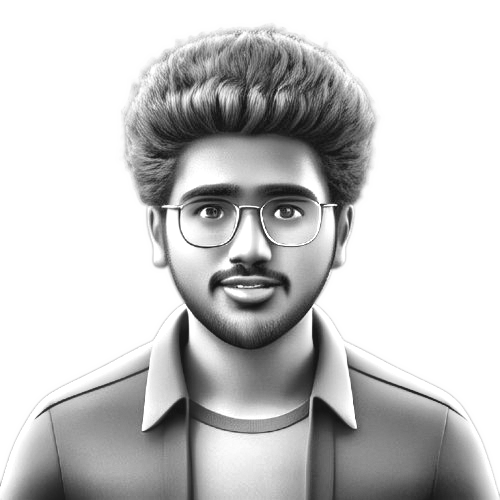
#> input picture source-prepped.png, 500 x 500 px, found by its file name; its folder holds only this picture in this run
$ python make_ascii_svg.py
#> lines starting #> are read from the running program, lines starting #| are printed output that depends on the picture
"""
Convert a portrait photo into a CLEAN, monochrome ASCII-art SVG (one light-gray
color, subject isolated on a dark background) that "types" itself in like a
terminal, then crossfades into the full-color icon and holds.

Monochrome is deliberate -- per-character rainbow color is what makes ASCII
portraits look noisy. One fill color + a good density ramp + high contrast (so a
busy background washes out to blank) reads as neat and legible.

GitHub renders SVGs embedded via <img> and runs their SMIL animations there (JS
does not run). Each row is revealed with a left-to-right clip wipe plus a small
block cursor riding the wipe edge, staggered top -> bottom, so the whole
portrait prints once before transitioning to the embedded icon. STATIC=1 emits
the completed icon without animation.

    python scripts/make_ascii_svg.py [source-prepped.png] [out.svg] [icon.png]
"""
from PIL import Image, ImageEnhance, ImageFilter
import base64
import html
import os
import sys

HERE = os.path.dirname(os.path.abspath(__file__))
# defaults to the prepped grayscale image (see prep_photo.py), which already has
# the background removed + local contrast applied.
SRC = sys.argv[1] if len(sys.argv) > 1 else os.path.join(HERE, "..", "assets", "source", "source-prepped.png")
OUT = sys.argv[2] if len(sys.argv) > 2 else os.path.join(HERE, "..", "assets", "dinesh-ascii.svg")
ICON = sys.argv[3] if len(sys.argv) > 3 else os.path.join(HERE, "..", "assets", "source", "dkIcon.png")

NAME = os.environ.get("PORTRAIT_NAME", "Dinesh Kumar")
USER = os.environ.get("GH_PROFILE_USER", "dinesh")

COLS = 100
ROWS = 53
CELL_W = 8
CELL_H = 15
RAMP = " .`:-=+*cs#%@"  # bright(sparse) -> dark(dense); leading space clears bg

# the prepped image already has bg removed + CLAHE local contrast, so only
# light global tuning is needed here.
CONTRAST = 1.05
BRIGHTNESS = 1.0
GAMMA = 1.18        # >1 brightens mids -> face lands in sparser chars
SHARPEN = False
WHITE_FLOOR = 0.80  # luminance above this is forced to blank (space)

PAD = 20
TITLEBAR_H = 30
STATUS_H = 30
ART_W = COLS * CELL_W
ART_H = ROWS * CELL_H
CANVAS_W = ART_W + PAD * 2
CANVAS_H = TITLEBAR_H + ART_H + STATUS_H + PAD

BG = "#0d1117"
BG2 = "#111722"
FRAME = "#30363d"
TITLE_TEXT = "#7d8590"
INK = "#c9d1d9"      # the single ascii color
CURSOR = "#c9d1d9"

# ---- reveal timing (one-shot; a cursor rasters top -> bottom) -------------
ROW_DUR = 0.11
STAGGER = 0.11       # == ROW_DUR -> a single cursor sweeping down
FADE_BEGIN = (ROWS - 1) * STAGGER + ROW_DUR + 0.6
FADE_DUR = 1.2

# ---- 1. sample the image into a COLS x ROWS grayscale grid ----------------
im = Image.open(SRC).convert("L")  # grayscale
#> im is the input picture: PIL image 500x500 L; min 18, max 255, mean 199.3
if SHARPEN:
    im = im.filter(ImageFilter.UnsharpMask(radius=2, percent=140, threshold=2))
im = ImageEnhance.Brightness(im).enhance(BRIGHTNESS)
im = ImageEnhance.Contrast(im).enhance(CONTRAST)
im = im.resize((COLS, ROWS), Image.LANCZOS)
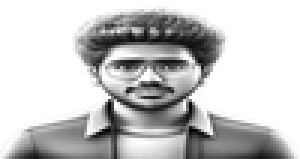
#> im: PIL image 100x53 L (shown 3 times larger); min 0, max 255, mean 197.6
px = im.load()

STATIC = bool(os.environ.get("STATIC"))  # emit frozen state for previews

#> (the run stopped early here; a loop or call above may not have finished)
